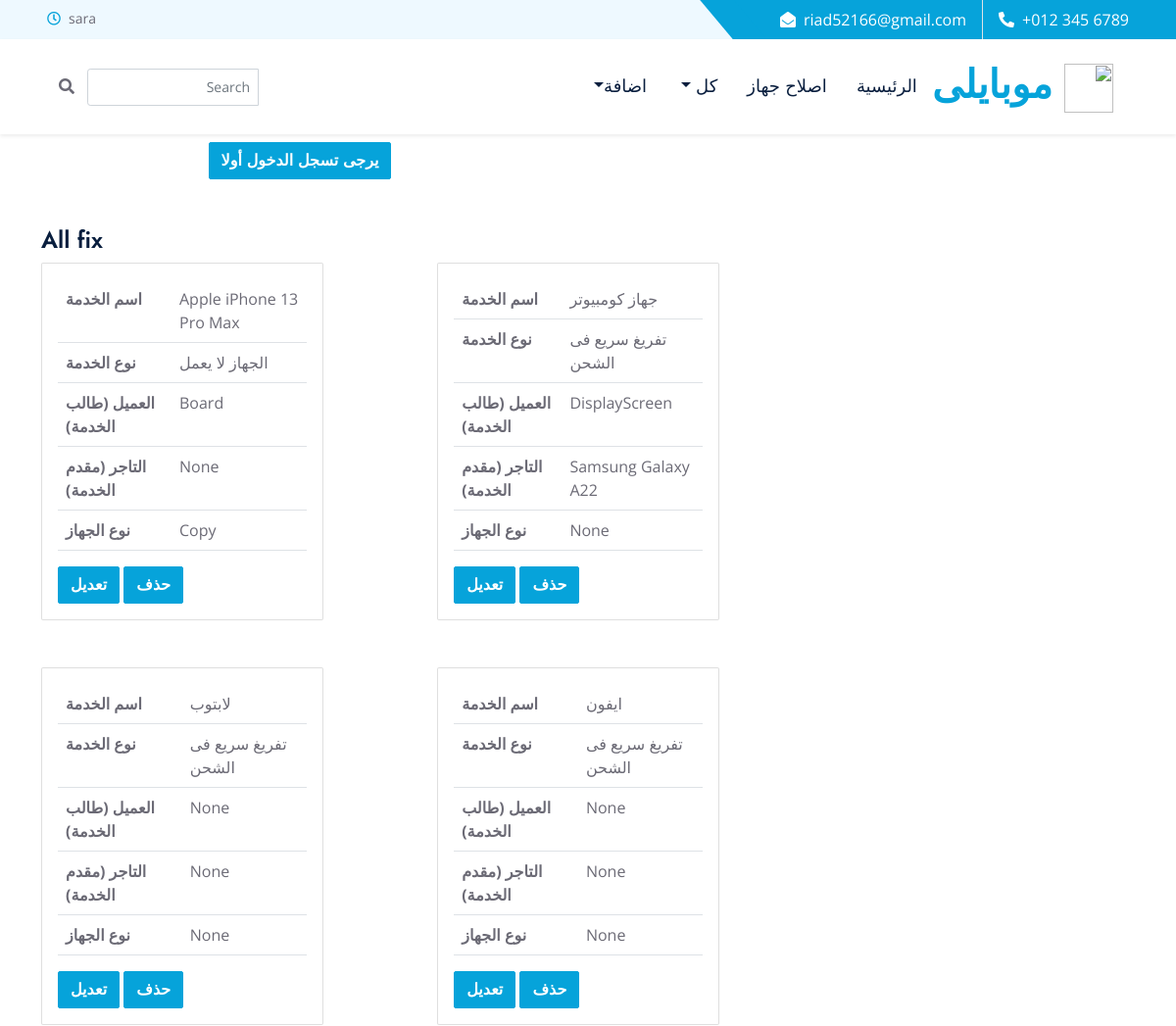
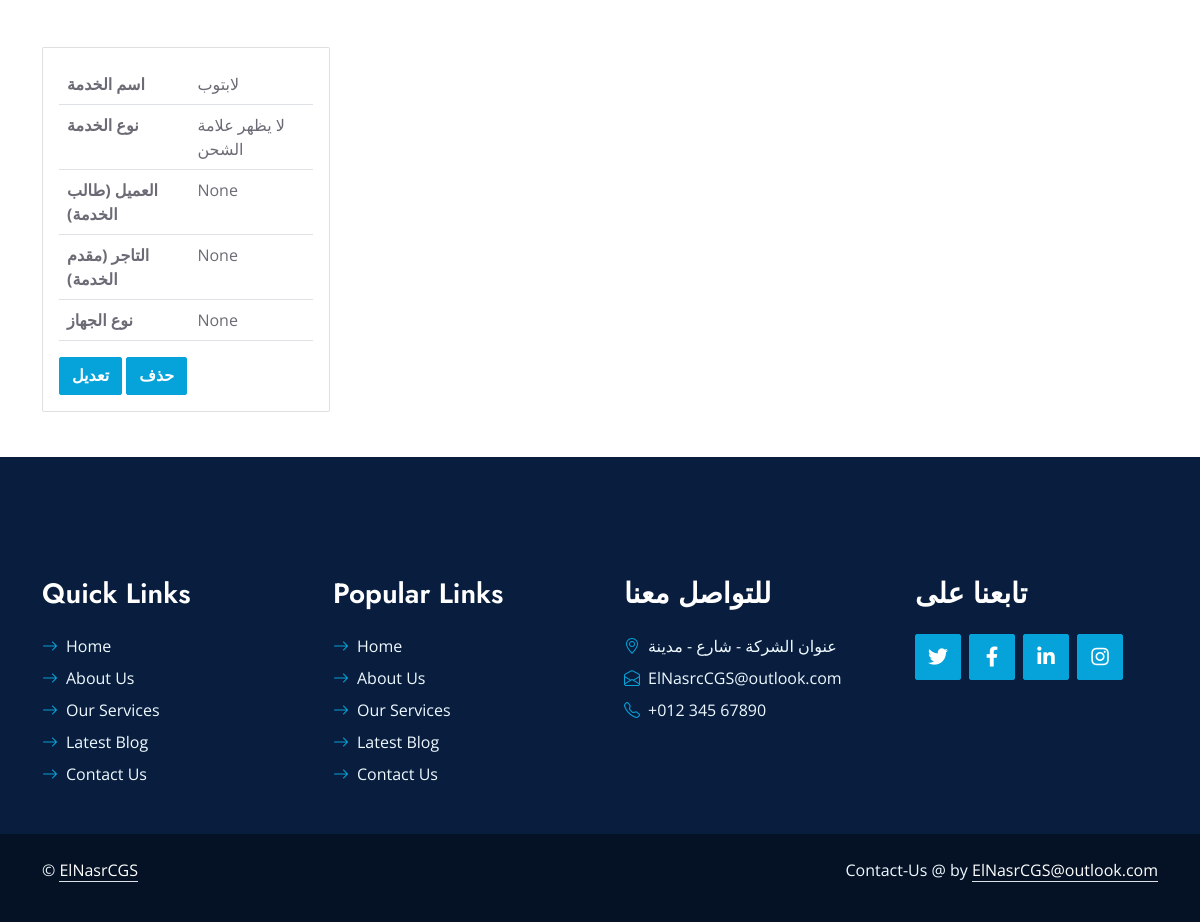
The app's page /all_fix with its own data (2 pictures, top to bottom).
### app/models.py (models this page shows, shortened)
class Spare(models.Model):
    name = models.CharField(max_length=50, blank=True, null=True ,verbose_name=("اسم القطعة"))
    fault = models.CharField(max_length=50, verbose_name=(" العطل الناتج عن تلف القطعة"), choices=fault_tocustomer, blank=True, null=True,)
    name_to_cstmr = models.CharField(max_length=50, verbose_name=("نوع القطعة"), choices=spareparts, blank=True, null=True,)
    device = models.ForeignKey(Device ,verbose_name=("اسم الجهاز"), blank=True, null=True, on_delete=models.PROTECT)
    quality = models.CharField(max_length=200 , choices=quality_category, verbose_name=('جودة القطعة'), blank=True, null=True,)
    quality_degree = models.CharField(max_length=20, verbose_name=("درجة الجودة"),choices=quality_degree , blank=True, null=True,)
    cost = models.DecimalField(max_digits=6,verbose_name=("تكلفة القطعة"), decimal_places=2, blank=True, null=True)
    brand_dev = models.ForeignKey(Brand , related_name='Brandspr' , blank=True, null=True , verbose_name=("اسم البراند"), on_delete=models.PROTECT)
    delivery = models.CharField(max_length=100 , blank=True, null=True )
    price = models.IntegerField( verbose_name=("السعر"))
    stotre = models.ForeignKey(Store , blank=True, null=True, on_delete=models.PROTECT)
    price_in_trade_in_offer = models.CharField(max_length=200, blank=True, null=True)
    slug = models.SlugField(("Slug"),blank=True,null=True)

### app/device/model.py (models this page shows, shortened)
class Device(models.Model):
    slug_dev = models.SlugField(("Slug"),blank=True,null=True)
    brand = models.ForeignKey("app.Brand", blank=True, null=True, on_delete=models.PROTECT)
    modeldev = models.CharField(max_length=20, blank=True, null=True)
    nameDev = models.CharField( max_length=120, verbose_name=("Name"))
    networkDev = models.CharField(max_length=200, blank=True, null=True, verbose_name=("Network"))
    announcedDev = models.CharField(max_length=200, blank=True, null=True, verbose_name=("Announced"))
    statusDev = models.CharField(max_length=200, blank=True, null=True, verbose_name=("Status"))
    dimensionsDev = models.CharField(max_length=200, verbose_name=("Device Dimensions"), blank=True, null=True)
    wightDev = models.CharField(max_length=200, verbose_name=("Device Wight"), blank=True, null=True)
    buildDev = models.CharField(max_length=200, verbose_name=("Build"), blank=True, null=True)
    simDev = models.CharField(max_length=200, verbose_name=("Sim"), blank=True, null=True)
    displayTypeDev = models.CharField(max_length=200, verbose_name=("Screen Type"), blank=True, null=True)
    displaySizeDev = models.CharField(max_length=200, verbose_name=("Screen Size"), blank=True, null=True)
    displayResDev = models.CharField(max_length=200, verbose_name=("Screen Resolution"), blank=True, null=True)
    oSDev = models.CharField(max_length=150, verbose_name=("Android"), blank=True, null=True)
    chipsetDev = models.CharField(max_length=150, verbose_name=("Chipset"), blank=True, null=True)
    cPUDev = models.CharField(max_length=300, verbose_name=("CPU"), blank=True, null=True)
    cardSlotDev = models.CharField(max_length=50, verbose_name=("Card Slot"), blank=True, null=True)
    internalDev = models.CharField(max_length=200, verbose_name=("Device Storage"), blank=True, null=True)
    mainCameraDev = models.CharField(max_length=300, verbose_name=("Main Camera"), blank=True, null=True)
    main_camera_featuresDev = models.CharField(max_length=150, verbose_name=("Features Main Camera"), blank=True, null=True)
    main_camera_videoDev = models.CharField(max_length=150, verbose_name=("Main Camera Video"), blank=True, null=True)
    selfieCameraDev = models.CharField(max_length=200, verbose_name=("Selfie Camera"), blank=True, null=True)
    selfie_camera_videoDev = models.CharField(max_length=100, verbose_name=("Selfie Camera Video"), blank=True, null=True)
    loudspeakerDev = models.CharField(max_length=100, verbose_name=("Loudspeaker"), blank=True, null=True)
    wlanDev = models.CharField(max_length=100, verbose_name=("WLAN"), blank=True, null=True)
    bluetoothDev = models.CharField(max_length=100, verbose_name=("Bluetooth"), blank=True, null=True)
    nfcDev = models.CharField(max_length=100, verbose_name=("NFC"), blank=True, null=True)
    radioDev = models.CharField(max_length=100, verbose_name=("Radio"), blank=True, null=True)
    usbDev = models.CharField(max_length=100, verbose_name=("USB"), blank=True, null=True)
    sensorsDev = models.CharField(max_length=100, verbose_name=("Sensors"), blank=True, null=True)
    batteryDev = models.CharField(max_length=100, verbose_name=("Battery Type"), blank=True, null=True)
    PriceDev = models.CharField(max_length=100, verbose_name=("Price"), blank=True, null=True)
    imageDev = models.ImageField(upload_to='Devices/Devices_Img/', verbose_name=("Image Device"), blank=True)
    img_dev_full_1 = models.ImageField(upload_to='Devices/Devices_full_pic/', verbose_name=("Full Image 1 (or front)"), blank=True)
    img_dev_full_2 = models.ImageField(upload_to='Devices/Devices_full_pic/', verbose_name=("Full Image 2 (or back)"), blank=True)
    def __str__(self):
        return self.nameDev

### app/views.py (the view)
# urls.py: path('all_fix',all_fix,name='all_fix'),
def all_fix(request):
    all_fix = Spare.objects.all()
    context = {
         "all_fix":all_fix,
        }
    return render(request,'service/all_fix.html',context)

### templates/service/all_fix.html (shortened to what this page needs)
{% extends 'base.html' %}
{% load static %}
{% block main %}
<div class="contianer">
    <h4>All fix</h4>
    <div class="row g-5 mb-5">
        <div class="col-lg-10">
            <div class="row g-5">
                {% for dev in all_fix %}
                <div class="col-5 ml-auto">
                    <div class="card " style="width: 18rem;">
                        <div class="card-body">
                            <table class="table ">
                                <tbody>
                                <tr>
                                    <th>اسم الخدمة </th>
                                        <td scope="row">{{dev.name}}</td>
                                    </tr>
                                    <tr>
                                        <th scope="row"> نوع الخدمة  </th>
                                        <td>{{dev.fault}} </td>
                                    </tr>
                                    <tr>
                                        <th scope="row">  العميل (طالب الخدمة)</th>
                                        <td>{{dev.name_to_cstmr}}</td>
                                    </tr>
                                    <tr>
                                        <th scope="row">  التاجر (مقدم الخدمة) </th>
                                        <td>{{dev.device}}</td>
                                    </tr>
                                    <tr>
                                        <th scope="row"> نوع الجهاز</th>
                                        <td>{{dev.quality_degree}}</td>
                                </tr>
                                </tbody>
                              </table>
                              <a href="{% url 'fix_update' dev.id %}" class="btn btn-primary">تعديل</a>
                              <a href="{% url 'fix_delete' dev.id %}"class="btn btn-primary">حذف</a>
                        </div>
                      </div>
                </div>
                {%endfor%}
            </div>
        </div>
    </div>
</div>
{% endblock main %}

### app/static/css/style.css (style rules this page uses)
:root { --primary: #06A3DA; --secondary: #F57E57; --light: #EEF9FF; --dark: #091E3E; }
h3, h4, .font-weight-semi-bold { font-weight: 600 !important; }
.btn { font-family: 'Jost', sans-serif; font-weight: 600; transition: .5s; }
.btn-primary, .btn-secondary { color: #FFFFFF; }

### records on screen
Spare: name "Apple iPhone 13 Pro Max", fault "الجهاز لا يعمل", name_to_cstmr "Board", device "None", quality_degree "Copy"
Spare: name "جهاز كومبيوتر", fault "تفريغ سريع فى الشحن", name_to_cstmr "DisplayScreen", device "Samsung Galaxy A22", quality_degree "None"
Spare: name "لابتوب", fault "تفريغ سريع فى الشحن", name_to_cstmr "None", device "None", quality_degree "None"
Spare: name "ايفون", fault "تفريغ سريع فى الشحن", name_to_cstmr "None", device "None", quality_degree "None"
Spare: name "لابتوب", fault "لا يظهر علامة الشحن", name_to_cstmr "None", device "None", quality_degree "None"
